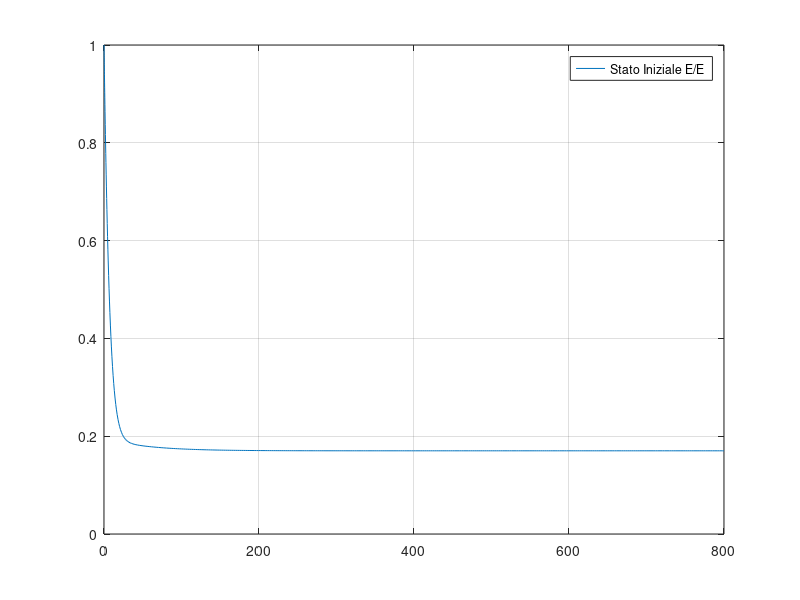
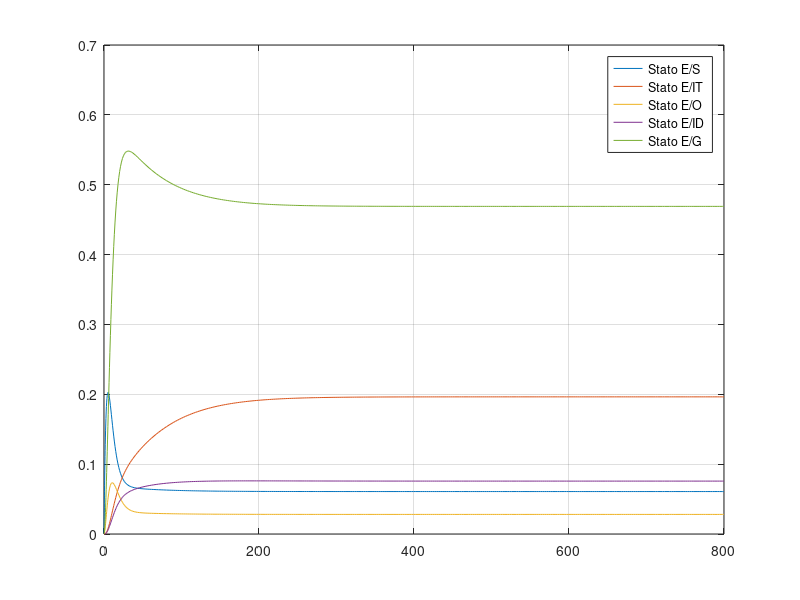

Source code (MATLAB) for these figures, in order:
clear all
x0=[1,0,0,0,0,0];
tf = 800;

a = 1/9; b = 1/10; p = 1/30; p2 = 1/27;m = 1/10;

fg = @(t,x) [ -a*x(1)+(p/2)*x(3)+p*x(6);
              -(a+2*b)*x(2)+a*x(1);
              -(p/2)*x(3)+(2*m/3)*x(4)+(p2/2)*x(5);
              -(13*m/6)*x(4)+b*x(2);
              -(p2/2)*x(5)+(m/2)*x(4);
              -p*x(6)+(a+b)*x(2)+m*x(4)];

[t,x]=ode45(fg,[0,tf],x0);

figure(1)
plot(t,x(:,1))
grid on
legend('Stato Iniziale E/E')

figure(2)
plot(t,x(:,2))
hold on
plot(t,x(:,3))
plot(t,x(:,4))
plot(t,x(:,5))
plot(t,x(:,6))
grid on
legend('Stato E/S','Stato E/IT','Stato E/O','Stato E/ID','Stato E/G')